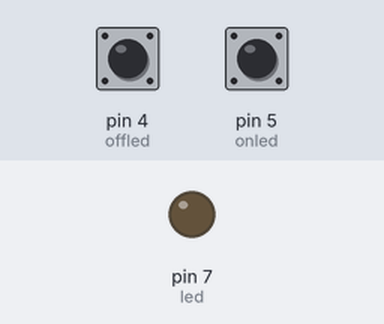
Recording of a sketch running on a simulated Arduino Uno, built with avr-gcc and run on an emulated ATmega328P. On the bench: output pins drawn as LEDs (lit = HIGH). The test bench sets the inputs (shaded band); at power-on: pin 5 (onled) HIGH, pin 4 (offled) HIGH.

Above: at 1.2 s.
1.3 s: pin 5 (onled) pulled LOW for 0.15 s
At 2.2 s:
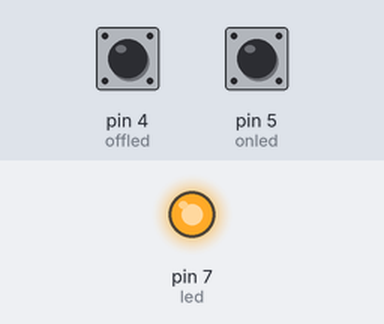
2.9 s: pin 4 (offled) pulled LOW for 0.15 s
At 3.4 s:
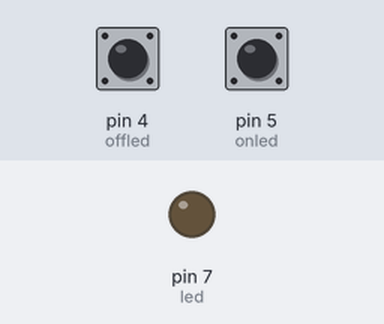
4.5 s: pin 5 (onled) pulled LOW for 1 s
At 5.8 s:
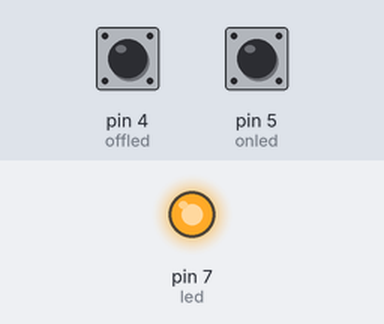
Timing chart, 0 to 7.5 s (numbered marks = the images above; inputs shaded):
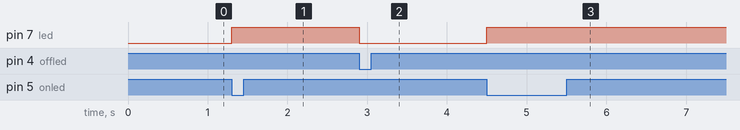

The sketch:

2btn.ino
```cpp
const int led = 7;
const int onled = 5;
const int offled = 4;
int i = 0;

void setup(){
  pinMode(led,OUTPUT);
  pinMode(onled,INPUT_PULLUP);
  pinMode(offled,INPUT_PULLUP);
}

void loop(){
  if (digitalRead(onled)==0){ // jika button on ditekan akan menyimpan 1 kedalam i
    i=1;
  }else if (digitalRead(offled)==0){ // jika button off ditekan akan menyimpan 0 kedalam i
    i=0;
  }
  if (i==1){
    digitalWrite(led,HIGH);
  }else {
    digitalWrite(led,LOW);
  }
}
```

Measured:
- after the input at 1.3 s, pin 7 (led): LOW → HIGH at once
- after the input at 2.9 s, pin 7 (led): HIGH → LOW at once
- after the input at 4.5 s, pin 7 (led): LOW → HIGH at once
